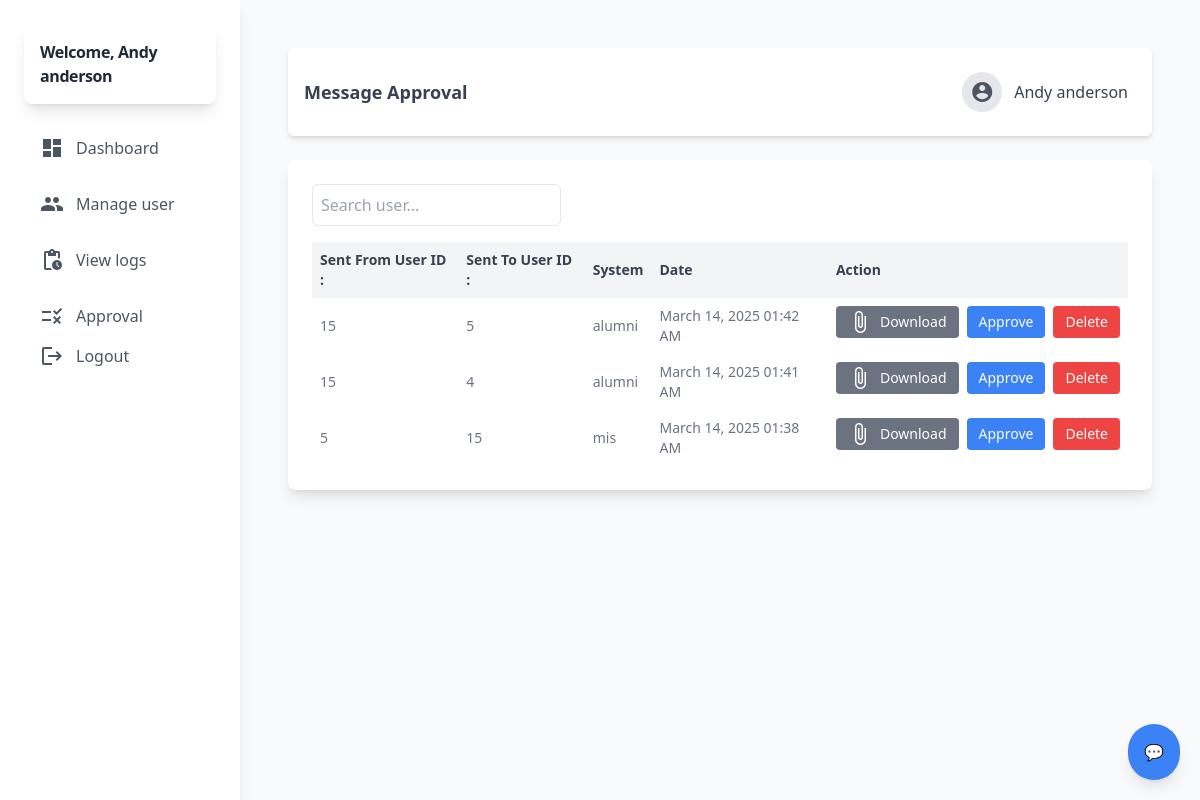
Before: /admin/approval.php (signed in) with the older database file.
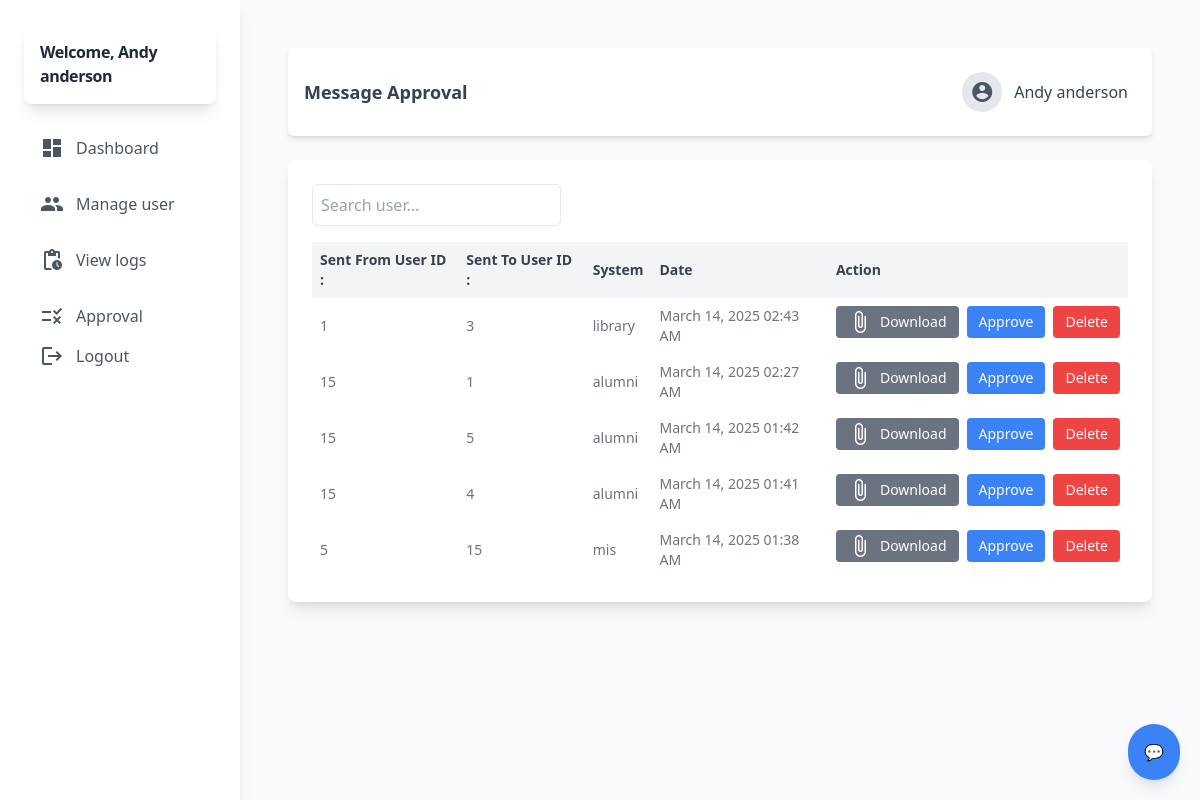
After: the same page with the newer database file.
### tables this page shows
CREATE TABLE `chat_messages` (
  `chat_id` int(11) NOT NULL,
  `sender_id` int(11) NOT NULL,
  `receiver_id` int(11) NOT NULL,
  `message_text` text NOT NULL,
  `message_media` varchar(255) DEFAULT NULL,
  `systemFrom` varchar(60) NOT NULL,
  `systemTo` varchar(60) NOT NULL,
  `message_status` int(11) NOT NULL DEFAULT 1 COMMENT '0=deleted,1=existing,2=waiting for approval',
  `date_sent` timestamp NOT NULL DEFAULT current_timestamp() ON UPDATE current_timestamp()
);

### admin/backend/db.php (called while the page is built, shortened)
<?php
class db_connect
{
    public $host = db_host;
    public $user = db_user;
    public $pass = db_pass;
    public $name = db_name;
    public function connect()
    {
        try {
            $this->conn = new mysqli($this->host, $this->user, $this->pass, $this->name);
        } catch (\Throwable $th) {
            header("Location:setup.php");
        }
    }
}

### admin/backend/class.php (called while the page is built, shortened)
<?php
include ('db.php');
class global_class extends db_connect
{
    public function message_approval_list() {
        $query = $this->conn->prepare("
            SELECT chat_messages.*,
                   sender.name AS sender,
                   receiver.name AS receiver
            FROM chat_messages
            LEFT JOIN user AS sender ON sender.id = chat_messages.sender_id
            LEFT JOIN user AS receiver ON receiver.id = chat_messages.receiver_id
            WHERE chat_messages.message_status = '2'
            ORDER BY `chat_id` DESC
        ");
        if ($query->execute()) {
            return $query->get_result();
        }
    }
}

### admin/backend/end-points/message_approval_list.php (the view, shortened to what this page needs)
<?php
$message_approval_list = $db->message_approval_list();
if ($message_approval_list->num_rows > 0): ?>
    <?php foreach ($message_approval_list as $message): ?>
        <tr>
            <td class="p-2"><?php echo htmlspecialchars($message['sender_id']); ?></td>
            <td class="p-2"><?php echo htmlspecialchars($message['receiver_id']); ?></td>
            <td class="p-2"><?php echo htmlspecialchars($message['systemFrom']); ?></td>
            <td class="p-2">
                <?= isset($message['date_sent'])
                    ? date("F d, Y h:i A", strtotime($message['date_sent']))
                    : 'N/A'; ?>
            </td>
            <td class="p-2 flex space-x-2">
                <a href="../assets/upload_files/<?= htmlspecialchars($message['message_media']); ?>"
                   target="_blank" download="<?= htmlspecialchars($message['message_media']); ?>"
                   class="px-3 py-1 bg-gray-500 text-white rounded hover:bg-blue-600 flex items-center gap-2">
                    <span class="material-icons text-white">attach_file</span>
                    Download
                </a>
                <button class="TogglerAcceptChat px-3 py-1 bg-blue-500 text-white rounded hover:bg-red-600"
                        data-id="<?= $message['chat_id']; ?>">
                    Approve
                </button>
                <button class="TogglerDeleteChat px-3 py-1 bg-red-500 text-white rounded hover:bg-red-600"
                        data-id="<?= $message['chat_id']; ?>">
                    Delete
                </button>
            </td>
        </tr>
    <?php endforeach; ?>
<?php else: ?>
    <tr>
        <td colspan="5" class="p-2">No record found.</td>
    </tr>
<?php endif; ?>

Changed rows visible on the page:
added chat_messages: sender "1", receiver "3", systemFrom "library", date_sent "March 14, 2025 02:43 AM"
added chat_messages: sender "15", receiver "1", systemFrom "alumni", date_sent "March 14, 2025 02:27 AM"
